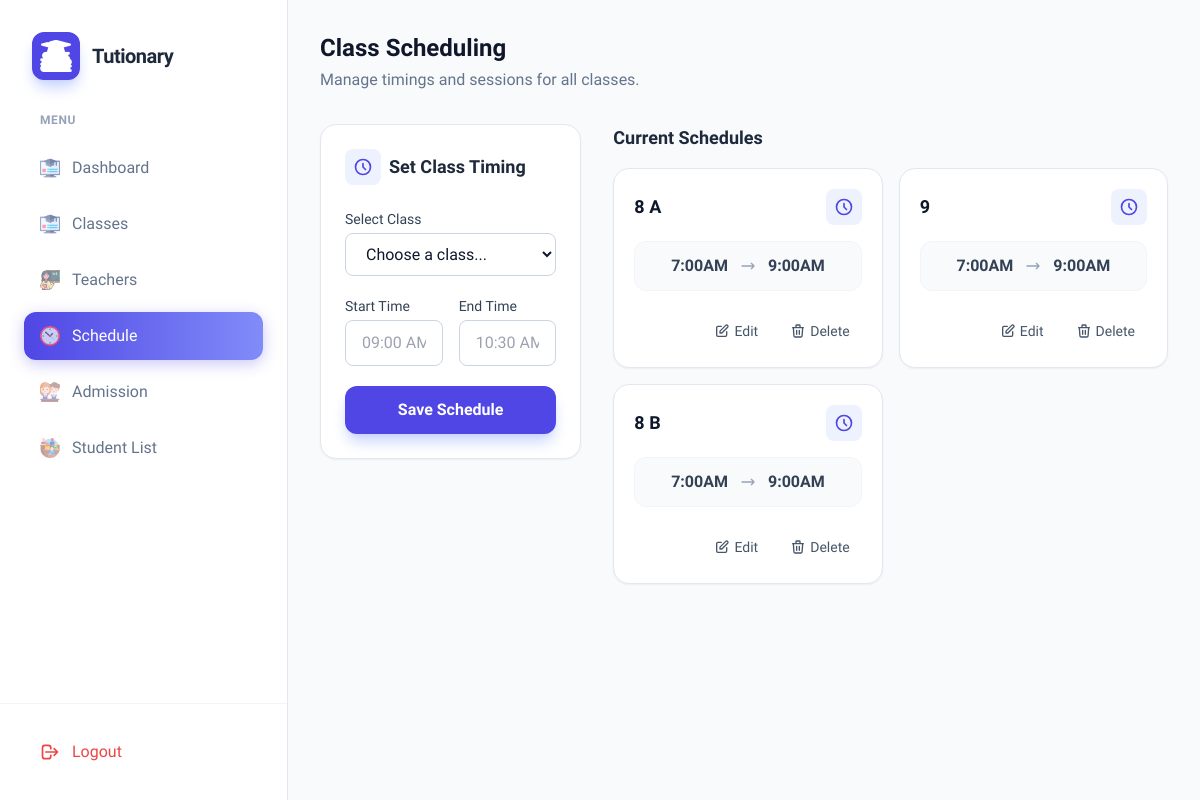
The page /addtime on the database as committed earlier.
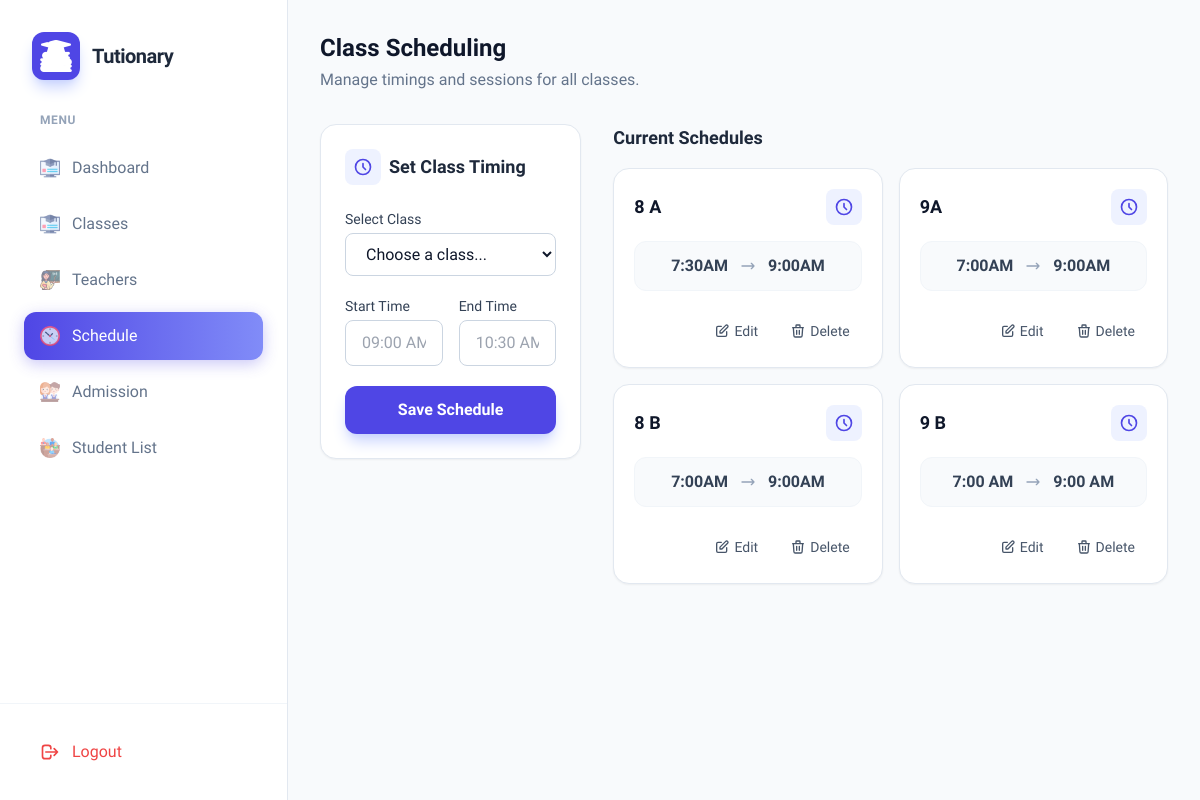
The same page on the database as committed later.
### stdapp/models.py (models this page shows, shortened)
class Time(models.Model):
    classs=models.ForeignKey(Class,on_delete=models.CASCADE,null=True)
    start=models.CharField(max_length=250)
    end=models.CharField(max_length=250)

class Class(models.Model):
    name=models.CharField(max_length=250)
    description=models.TextField()
    fees=models.IntegerField()

### stdapp/views.py (the view, shortened to what this page needs)
# urls.py: path('addtime', views.addtime, name='addtime'),
def addtime(request):
    classes = Class.objects.all()
    times = Time.objects.all()
    context = {
        'classes': classes,
        'times': times
    }
    return render(request, 'add_time.html', context)

### templates/add_time.html (shortened to what the changed rows need)
{% load static %}
<!DOCTYPE html>
<html lang="en">
<head>
    <script src="https://cdn.tailwindcss.com"></script>
</head>
<body class="bg-slate-50 text-slate-900">
    <div class="flex h-screen overflow-hidden">
        <aside id="sidebar" class="fixed inset-y-0 left-0 z-50 w-72 bg-white border-r border-slate-200 transform -translate-x-full lg:translate-x-0 transition-transform duration-300 ease-in-out lg:static lg:inset-0">
            <div class="flex flex-col h-full">
                <div class="p-8">
                    <div class="flex items-center gap-3">
                        <h2 class="text-xl font-bold tracking-tight text-slate-800">Tutionary</h2>
                    </div>
                </div>
            </div>
        </aside>
        <div class="flex-1 flex flex-col min-w-0 bg-slate-50 overflow-hidden">
            <main class="flex-1 overflow-y-auto p-4 lg:p-8">
                <div class="max-w-7xl mx-auto">
                    <div class="flex flex-col md:flex-row md:items-center md:justify-between mb-8">
                        <div>
                            <h1 class="text-2xl font-bold text-slate-900">Class Scheduling</h1>
                        </div>
                    </div>
                    <div class="grid grid-cols-1 lg:grid-cols-12 gap-8">
                        <div class="lg:col-span-8">
                            <div class="grid grid-cols-1 md:grid-cols-2 gap-4">
                                {% for time in times %}
                                <div class="bg-white p-5 rounded-2xl shadow-sm border border-slate-200 hover:shadow-md transition-all group hover:-translate-y-1">
                                    <div class="flex justify-between items-center mb-4">
                                        <h4 class="text-lg font-bold text-slate-900">{{ time.classs.name }}</h4>
                                        <div class="p-2 bg-indigo-50 rounded-lg text-indigo-600">
                                            <svg class="w-5 h-5" fill="none" stroke="currentColor" viewBox="0 0 24 24"><path stroke-linecap="round" stroke-linejoin="round" stroke-width="2" d="M12 8v4l3 3m6-3a9 9 0 11-18 0 9 9 0 0118 0z"></path></svg>
                                        </div>
                                    </div>
                                    <div class="bg-slate-50 border border-slate-100 rounded-xl p-3 flex items-center justify-center gap-3 mb-4">
                                        <span class="font-semibold text-slate-700">{{ time.start }}</span>
                                        <svg class="w-4 h-4 text-slate-400" fill="none" stroke="currentColor" viewBox="0 0 24 24"><path stroke-linecap="round" stroke-linejoin="round" stroke-width="2" d="M17 8l4 4m0 0l-4 4m4-4H3"></path></svg>
                                        <span class="font-semibold text-slate-700">{{ time.end }}</span>
                                    </div>
                                    <div class="flex items-center justify-end gap-2 pt-2 mt-auto">
                                        <a href="{% url 'edit_time' time.id %}" class="flex items-center gap-1 px-3 py-1.5 text-sm font-medium text-slate-600 hover:text-indigo-600 hover:bg-indigo-50 rounded-lg transition-colors">
                                            <svg class="w-4 h-4" fill="none" stroke="currentColor" viewBox="0 0 24 24"><path stroke-linecap="round" stroke-linejoin="round" stroke-width="2" d="M11 5H6a2 2 0 00-2 2v11a2 2 0 00 2 2h11a2 2 0 00 2-2v-5m-1.414-9.414a2 2 0 112.828 2.828L11.828 15H9v-2.828l8.586-8.586z"></path></svg>
                                            Edit
                                        </a>
                                        <form method="post" action="{% url 'delete_time' time.id %}" onsubmit="return confirm('Delete this schedule?');">
                                            <button type="submit" class="flex items-center gap-1 px-3 py-1.5 text-sm font-medium text-slate-600 hover:text-red-600 hover:bg-red-50 rounded-lg transition-colors">
                                                <svg class="w-4 h-4" fill="none" stroke="currentColor" viewBox="0 0 24 24"><path stroke-linecap="round" stroke-linejoin="round" stroke-width="2" d="M19 7l-.867 12.142A2 2 0 0116.138 21H7.862a2 2 0 01-1.995-1.858L5 7m5 4v6m4-6v6m1-10V4a1 1 0 00-1-1h-4a1 1 0 00-1 1v3M4 7h16"></path></svg>
                                                Delete
                                            </button>
                                        </form>
                                    </div>
                                </div>
                                {% endfor %}
                            </div>
                        </div>
                    </div>
                </div>
            </main>
        </div>
    </div>
</body>
</html>

Rows that differ between the two databases and show on the page:
changed Time (number 1 of 4 on the later page): start "7:00AM" → "7:30AM"
changed Time (number 2 of 4 on the later page): classs.name "9" → "9A"
added Time: classs.name "9 B", start "7:00 AM", end "9:00 AM"
